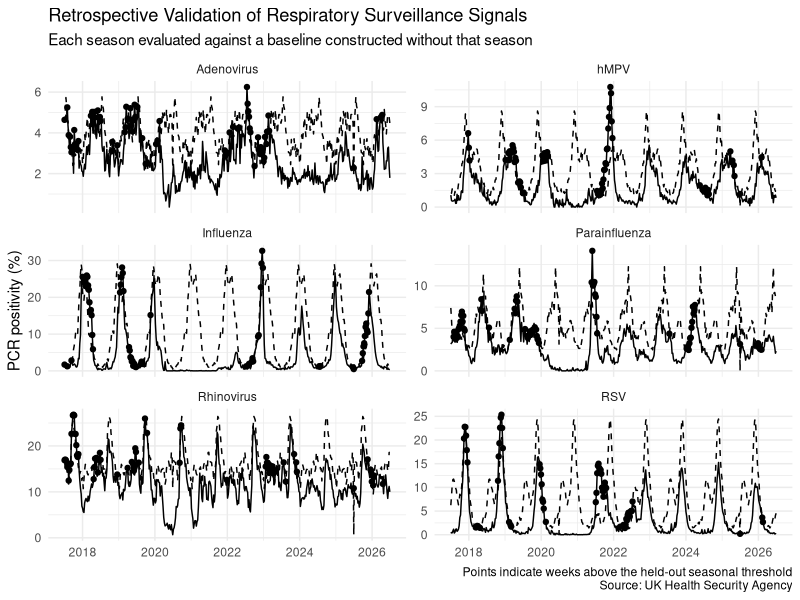
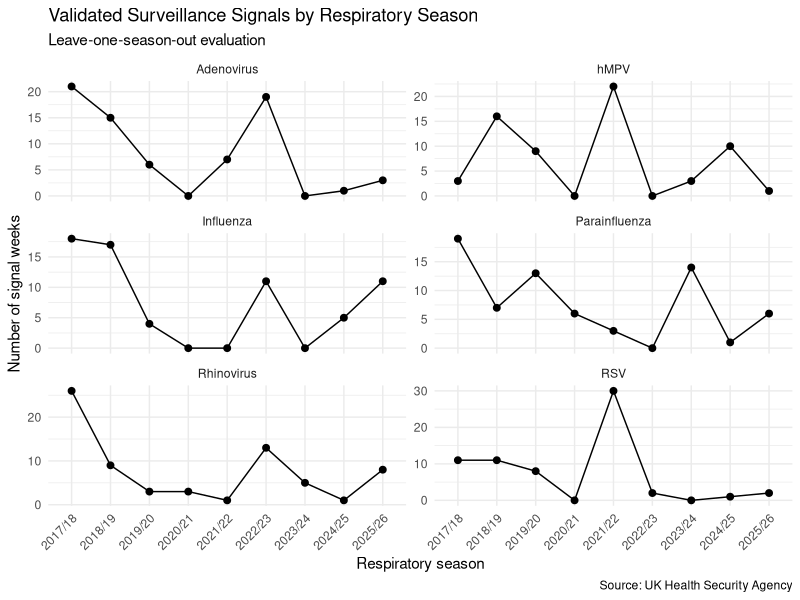
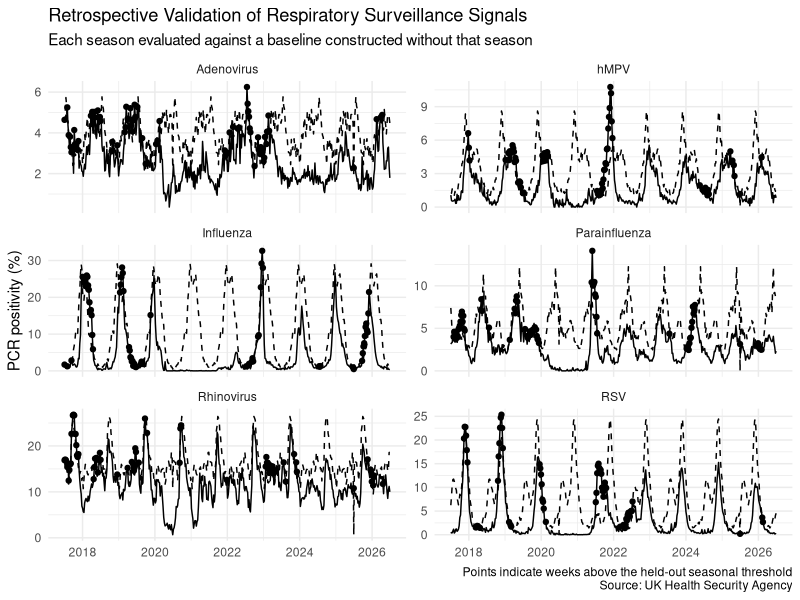
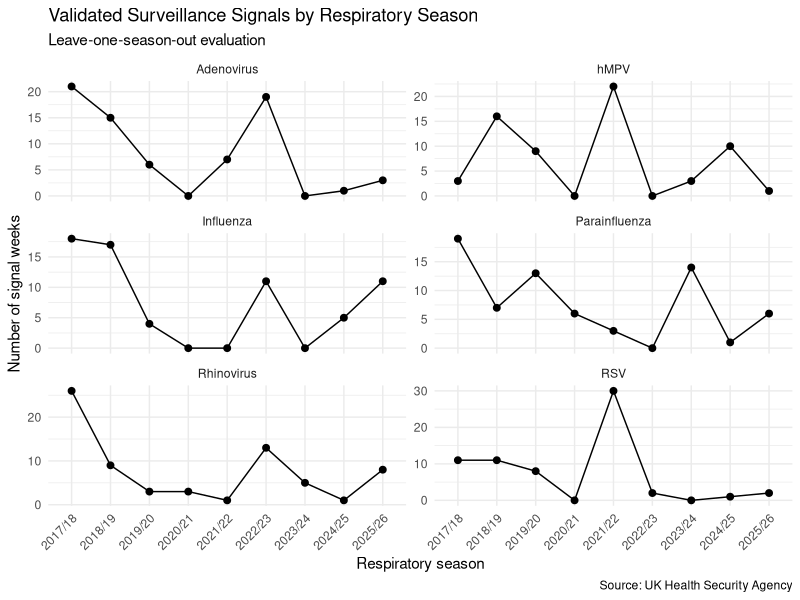

Here is the R script that generated these plots, in order:
# UKHSA Respiratory Virus Surveillance
# Validate statistical signal detection


# 1. PACKAGES

library(dplyr)
library(tidyr)
library(readr)
library(ggplot2)
library(lubridate)
library(purrr)


# 2. IMPORT CLEAN DATA

respiratory <- read_csv(
  "data/processed/respiratory_surveillance_long.csv",
  show_col_types = FALSE
)

glimpse(respiratory)


# 3. CREATE RESPIRATORY-SEASON VARIABLES

respiratory <- respiratory |>
  mutate(
    month = month(date),
    
    calendar_year = year(date),
    
    season_start_year = if_else(
      month >= 7,
      calendar_year,
      calendar_year - 1
    ),
    
    season = paste0(
      season_start_year,
      "/",
      substr(
        season_start_year + 1,
        3,
        4
      )
    ),
    
    season_start_date = as.Date(
      paste0(
        season_start_year,
        "-07-01"
      )
    ),
    
    week_of_season = floor(
      as.numeric(
        date - season_start_date
      ) / 7
    ) + 1
  )


# 4. CHECK SEASON COMPLETENESS

season_completeness <- respiratory |>
  group_by(
    disease,
    season,
    season_start_year
  ) |>
  summarise(
    weeks_observed = n(),
    .groups = "drop"
  )

print(
  season_completeness,
  n = Inf
)


# 5. IDENTIFY COMPLETE SEASONS

complete_seasons <- season_completeness |>
  filter(
    weeks_observed >= 50
  ) |>
  distinct(season) |>
  arrange(season)

print(
  complete_seasons,
  n = Inf
)


# 6. CREATE VALIDATION FUNCTION

# For each held-out season:
#
# 1. Remove that season from the training data
# 2. Calculate the historical seasonal baseline
# 3. Apply the threshold to the held-out season
# 4. Record which weeks would have generated signals


validate_season <- function(
    held_out_season
) {
  
  message(
    "Validating season: ",
    held_out_season
  )
  
  
  # Training data
  
  training_data <- respiratory |>
    filter(
      season != held_out_season,
      season != "2026/27"
    )
  
  
  # Held-out test data
  
  test_data <- respiratory |>
    filter(
      season == held_out_season
    )
  
  
  # Build baseline without held-out season
  
  baseline <- training_data |>
    group_by(
      disease,
      week_of_season
    ) |>
    summarise(
      expected_positivity = median(
        positivity,
        na.rm = TRUE
      ),
      
      upper_threshold = quantile(
        positivity,
        probs = 0.95,
        na.rm = TRUE
      ),
      
      baseline_observations = n(),
      
      .groups = "drop"
    )
  
  
  # Apply baseline to held-out season
  
  validated <- test_data |>
    left_join(
      baseline,
      by = c(
        "disease",
        "week_of_season"
      )
    ) |>
    mutate(
      absolute_deviation =
        positivity - expected_positivity,
      
      relative_to_expected =
        if_else(
          expected_positivity > 0,
          positivity / expected_positivity,
          NA_real_
        ),
      
      signal =
        positivity > upper_threshold,
      
      held_out_season =
        held_out_season
    )
  
  
  return(validated)
}


# 7. RUN LEAVE-ONE-SEASON-OUT VALIDATION

validation_results <- map_dfr(
  complete_seasons$season,
  validate_season
)


# 8. INSPECT VALIDATION RESULTS

glimpse(
  validation_results
)


validation_results |>
  select(
    date,
    disease,
    season,
    positivity,
    expected_positivity,
    upper_threshold,
    signal
  ) |>
  head(30) |>
  print()


# 9. SUMMARISE SIGNALS BY VIRUS

validation_summary <- validation_results |>
  group_by(disease) |>
  summarise(
    observations = n(),
    
    signals = sum(
      signal,
      na.rm = TRUE
    ),
    
    signal_percent = round(
      100 * mean(
        signal,
        na.rm = TRUE
      ),
      2
    ),
    
    .groups = "drop"
  )

print(validation_summary)


# 10. SUMMARISE SIGNALS BY VIRUS AND SEASON

signals_by_season <- validation_results |>
  group_by(
    disease,
    season
  ) |>
  summarise(
    observations = n(),
    
    signals = sum(
      signal,
      na.rm = TRUE
    ),
    
    signal_percent = round(
      100 * mean(
        signal,
        na.rm = TRUE
      ),
      2
    ),
    
    .groups = "drop"
  )

print(
  signals_by_season,
  n = Inf
)


# 11. FIND STRONGEST VALIDATED SIGNALS

strongest_validated_signals <- validation_results |>
  filter(
    signal == TRUE
  ) |>
  arrange(
    desc(relative_to_expected)
  ) |>
  select(
    date,
    season,
    disease,
    positivity,
    expected_positivity,
    upper_threshold,
    relative_to_expected
  )

print(
  strongest_validated_signals,
  n = 30
)


# 12. LOOK SPECIFICALLY AT RSV 2021/22

rsv_2021 <- validation_results |>
  filter(
    disease == "RSV",
    season == "2021/22",
    signal == TRUE
  ) |>
  select(
    date,
    positivity,
    expected_positivity,
    upper_threshold,
    relative_to_expected
  )

print(
  rsv_2021,
  n = Inf
)


# 13. COUNT CONSECUTIVE SIGNALS

# This helps distinguish isolated threshold crossings
# from sustained periods of unusual activity.

validation_results <- validation_results |>
  arrange(
    disease,
    season,
    date
  ) |>
  group_by(
    disease,
    season
  ) |>
  mutate(
    signal_start =
      signal == TRUE &
      lag(
        signal,
        default = FALSE
      ) == FALSE,
    
    signal_run =
      cumsum(signal_start)
  ) |>
  group_by(
    disease,
    season,
    signal_run
  ) |>
  mutate(
    consecutive_signal_weeks =
      if_else(
        signal == TRUE,
        sum(
          signal,
          na.rm = TRUE
        ),
        0L
      )
  ) |>
  ungroup()


# 14. IDENTIFY SUSTAINED SIGNALS

# For this exploratory analysis,
# define a sustained signal as at least
# 3 consecutive weeks above threshold.

sustained_signals <- validation_results |>
  filter(
    signal == TRUE,
    consecutive_signal_weeks >= 3
  )


# 15. SUMMARISE SUSTAINED SIGNAL EPISODES

sustained_episodes <- sustained_signals |>
  group_by(
    disease,
    season,
    signal_run
  ) |>
  summarise(
    signal_start_date =
      min(date),
    
    signal_end_date =
      max(date),
    
    duration_weeks =
      n(),
    
    maximum_positivity =
      max(
        positivity,
        na.rm = TRUE
      ),
    
    maximum_relative_to_expected =
      max(
        relative_to_expected,
        na.rm = TRUE
      ),
    
    .groups = "drop"
  ) |>
  arrange(
    disease,
    signal_start_date
  )

print(
  sustained_episodes,
  n = Inf
)


# 16. PLOT VALIDATED SIGNALS

validation_plot <- ggplot(
  validation_results,
  aes(
    x = date
  )
) +
  geom_line(
    aes(
      y = positivity
    )
  ) +
  geom_line(
    aes(
      y = upper_threshold
    ),
    linetype = "dashed"
  ) +
  geom_point(
    data = validation_results |>
      filter(
        signal == TRUE
      ),
    
    aes(
      y = positivity
    ),
    
    size = 1.5
  ) +
  facet_wrap(
    ~ disease,
    scales = "free_y",
    ncol = 2
  ) +
  labs(
    title = "Retrospective Validation of Respiratory Surveillance Signals",
    subtitle = "Each season evaluated against a baseline constructed without that season",
    x = NULL,
    y = "PCR positivity (%)",
    caption = paste0(
      "Points indicate weeks above the held-out seasonal threshold\n",
      "Source: UK Health Security Agency"
    )
  ) +
  theme_minimal()

validation_plot


# 17. PLOT NUMBER OF SIGNALS BY SEASON

signal_count_plot <- ggplot(
  signals_by_season,
  aes(
    x = season,
    y = signals,
    group = disease
  )
) +
  geom_line() +
  geom_point(
    size = 2
  ) +
  facet_wrap(
    ~ disease,
    scales = "free_y",
    ncol = 2
  ) +
  labs(
    title = "Validated Surveillance Signals by Respiratory Season",
    subtitle = "Leave-one-season-out evaluation",
    x = "Respiratory season",
    y = "Number of signal weeks",
    caption = "Source: UK Health Security Agency"
  ) +
  theme_minimal() +
  theme(
    axis.text.x = element_text(
      angle = 45,
      hjust = 1
    )
  )

signal_count_plot


# 18. CREATE OUTPUT FOLDERS

dir.create(
  "outputs/figures",
  recursive = TRUE,
  showWarnings = FALSE
)

dir.create(
  "outputs/tables",
  recursive = TRUE,
  showWarnings = FALSE
)


# 19. SAVE FIGURES

ggsave(
  "outputs/figures/validated_surveillance_signals.png",
  validation_plot,
  width = 12,
  height = 10,
  dpi = 300
)

ggsave(
  "outputs/figures/validated_signals_by_season.png",
  signal_count_plot,
  width = 12,
  height = 9,
  dpi = 300
)


# 20. SAVE TABLES

write_csv(
  validation_results,
  "outputs/tables/signal_validation_results.csv"
)

write_csv(
  validation_summary,
  "outputs/tables/signal_validation_summary.csv"
)

write_csv(
  signals_by_season,
  "outputs/tables/signals_by_season.csv"
)

write_csv(
  strongest_validated_signals,
  "outputs/tables/strongest_validated_signals.csv"
)

write_csv(
  sustained_episodes,
  "outputs/tables/sustained_signal_episodes.csv"
)


# 21. VALIDATION SUMMARY

cat(
  "\n========================================\n"
)

cat(
  "SIGNAL DETECTION VALIDATION COMPLETE\n"
)

cat(
  "========================================\n"
)

cat(
  "Seasons evaluated:",
  n_distinct(
    validation_results$season
  ),
  "\n"
)

cat(
  "Viruses evaluated:",
  n_distinct(
    validation_results$disease
  ),
  "\n"
)

cat(
  "Held-out observations:",
  nrow(
    validation_results
  ),
  "\n"
)

cat(
  "Total signals:",
  sum(
    validation_results$signal,
    na.rm = TRUE
  ),
  "\n"
)

cat(
  "Sustained signal episodes:",
  nrow(
    sustained_episodes
  ),
  "\n"
)

cat(
  "========================================\n"
)


# END
